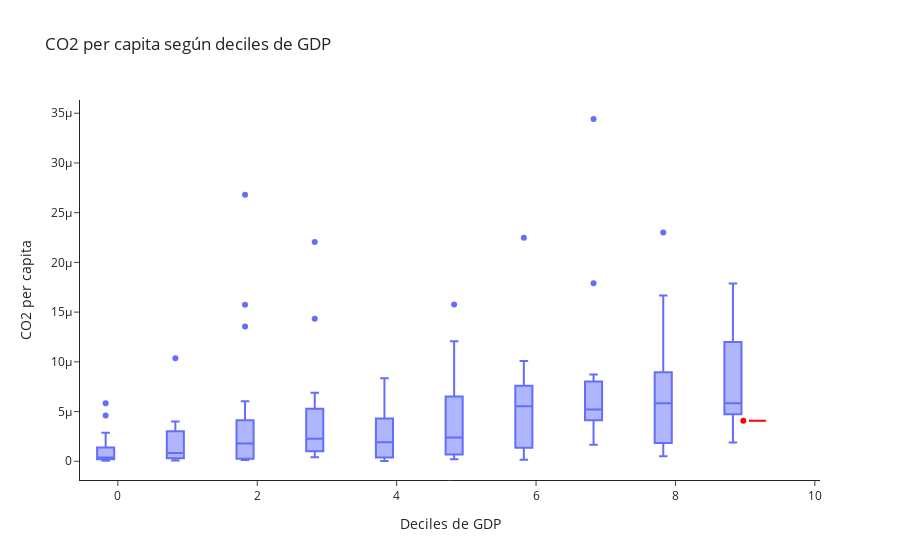

Notebook code for this chart:
### Markdown cell above
Argentina es un pais de ingreso per capita elevado, decil 9, pero dentro de su decil se encuentra por debajo del promedio de emisiones per capita.

### Code cell
# deciles según la variable GDP
subset_0515['gdp_deciles'] = pd.qcut(subset_0515['gdp'], 10, labels=False)

# gráfico de cajas y bigotes con Plotly
fig = px.box(subset_0515, x='gdp_deciles', y='co2_pc', 
             title='CO2 per capita según deciles de GDP',
             labels={'gdp_deciles': 'Deciles de GDP', 'co2_pc': 'CO2 per capita'})

fig.update_layout(template='simple_white')

# trazo adicional para Argentina
fig.add_trace(go.Box(
    x=[9],  # Decil correspondiente a Argentina
    y=subset_0515[subset_0515['country'] == 'Argentina']['co2_pc'],  # Emisiones de CO2 per capita de Argentina
    name='Argentina',
    marker=dict(color='red'),
    boxpoints='all',
    jitter=0.3,
    pointpos=-1.8,
    showlegend=False
))

fig.show()

### Figure 1 — Plotly figure (JSON) as saved in the notebook; plotly's stock layout.template omitted (floating-point values rounded to 4 significant figures; data arrays with more than 128 entries replaced by an {"elided": "..."} marker saying what was removed)
{"data": [{"alignmentgroup": "True", "hovertemplate": "Deciles de GDP=%{x}<br>CO2 per capita=%{y}<extra></extra>", "legendgroup": "", "marker": {"color": "#636efa"}, "name": "", "notched": false, "offsetgroup": "", "orientation": "v", "showlegend": false, "type": "box", "x": {"elided": "230 int values"}, "x0": " ", "xaxis": "x", "y": {"elided": "230 float values"}, "y0": " ", "yaxis": "y"}, {"boxpoints": "all", "jitter": 0.3, "marker": {"color": "red"}, "name": "Argentina", "pointpos": -1.8, "showlegend": false, "type": "box", "x": [9], "y": [4.066e-06]}], "layout": {"boxmode": "group", "legend": {"tracegroupgap": 0}, "title": {"text": "CO2 per capita según deciles de GDP"}, "xaxis": {"anchor": "y", "domain": [0, 1], "title": {"text": "Deciles de GDP"}}, "yaxis": {"anchor": "x", "domain": [0, 1], "title": {"text": "CO2 per capita"}}}}
